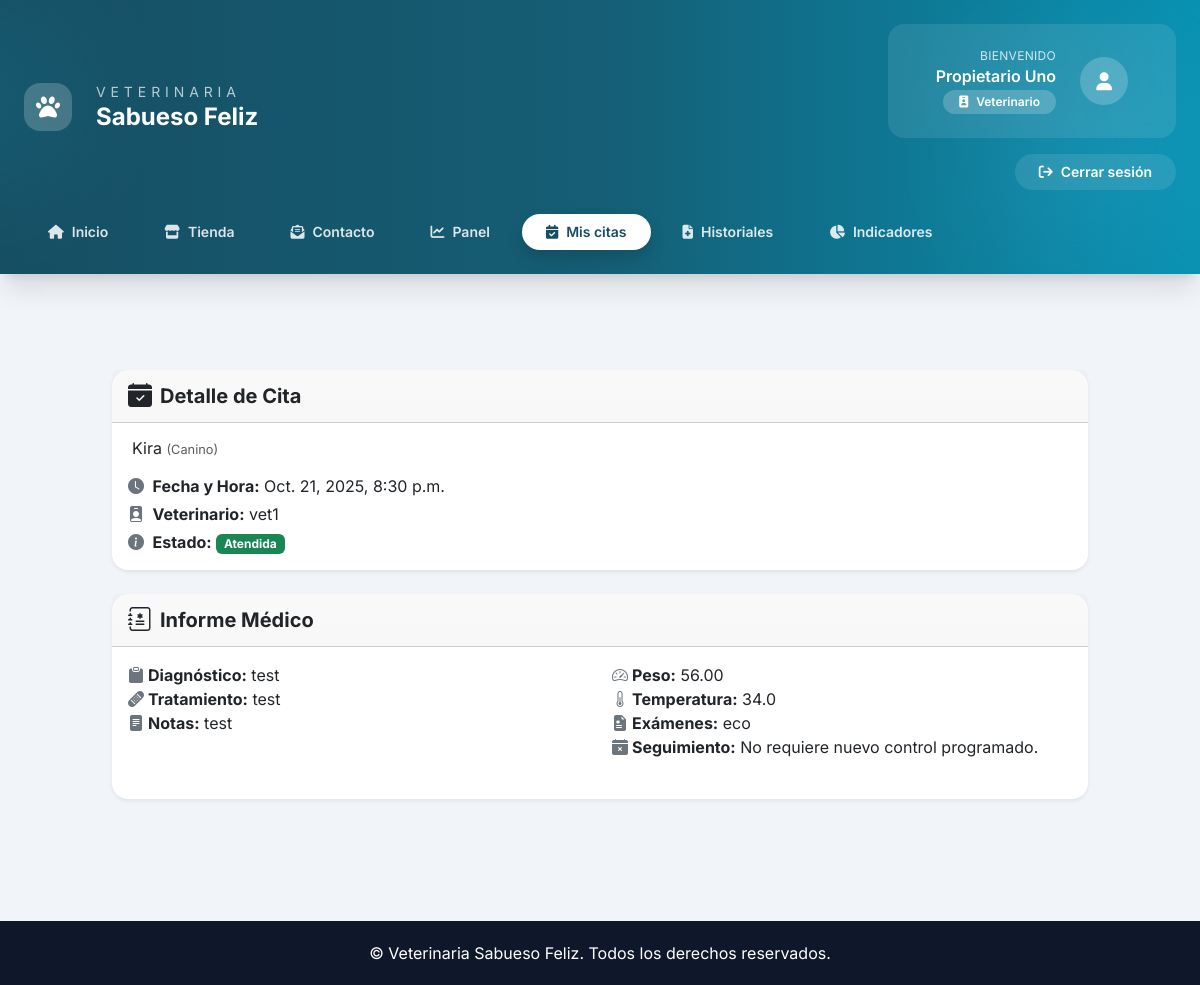
The page /cita/7/ (signed in) on the database its author committed.
### Core/models.py (models this page shows, shortened)
class User(AbstractUser):
    ROLES = (
        ("ADMIN", "Administrador"),
        ("VET", "Veterinario"),
        ("ADMIN_OP", "Administrativo"),
        ("OWNER", "Propietario"),
    )
    rol = models.CharField(max_length=20, choices=ROLES)
    telefono = models.CharField(max_length=20, blank=True)
    direccion = models.CharField(max_length=200, blank=True)
    activo = models.BooleanField(default=True)
    avatar = models.ImageField(upload_to="avatars/", blank=True, null=True)
    especialidad = models.CharField(max_length=100, blank=True)  # para veterinarios

class Cita(models.Model):
    ESTADOS = (
        ("pendiente", "Pendiente"),
        ("programada", "Programada"),
        ("atendida", "Atendida"),
        ("cancelada", "Cancelada"),
    )
    TIPOS = (
        ("consulta", "Consulta"),
        ("vacunacion", "Vacunación"),
        ("cirugia", "Cirugía"),
    )
    paciente = models.ForeignKey(Paciente, on_delete=models.CASCADE)
    veterinario = models.ForeignKey(
        User,
        limit_choices_to={"rol": "VET"},
        on_delete=models.SET_NULL,
        null=True,
        blank=True,
    )
    fecha_solicitada = models.DateField(default=timezone.now)
    fecha_hora = models.DateTimeField(blank=True, null=True)
    duracion = models.IntegerField(default=30)  # duración en minutos
    tipo = models.CharField(max_length=50, choices=TIPOS, default="consulta")
    estado = models.CharField(max_length=20, choices=ESTADOS, default="pendiente")
    notas = models.TextField(blank=True)

class Paciente(models.Model):
    nombre = models.CharField(max_length=100)
    especie = models.CharField(max_length=50)
    raza = models.CharField(max_length=50, blank=True)
    sexo = models.CharField(max_length=10)
    fecha_nacimiento = models.DateField()
    propietario = models.ForeignKey(Propietario, on_delete=models.CASCADE)
    vacunas = models.TextField(blank=True)
    alergias = models.TextField(blank=True)
    foto = models.ImageField(upload_to="pacientes/", blank=True, null=True)

class HistorialMedico(models.Model):
    paciente = models.ForeignKey(Paciente, on_delete=models.CASCADE)
    veterinario = models.ForeignKey(User, limit_choices_to={"rol": "VET"}, on_delete=models.SET_NULL, null=True)
    fecha = models.DateTimeField(auto_now_add=True)
    diagnostico = models.TextField()
    tratamiento = models.TextField()
    notas = models.TextField(blank=True)
    peso = models.DecimalField(max_digits=5, decimal_places=2, blank=True, null=True)
    temperatura = models.DecimalField(max_digits=4, decimal_places=1, blank=True, null=True)
    examenes = models.TextField(blank=True)
    imagenes = models.ImageField(upload_to="historial_medico/", blank=True, null=True)
    proximo_control = models.DateField(blank=True, null=True)
    sin_proximo_control = models.BooleanField(default=False)
    cita = models.OneToOneField(
        "Cita",
        on_delete=models.SET_NULL,
        null=True,
        blank=True,
        related_name="historial_medico",
    )

### Core/views.py (the view, shortened to what this page needs)
# urls.py: path('cita/<int:cita_id>/', views.detalle_cita, name='detalle_cita'),
@login_required
def detalle_cita(request, cita_id):
    cita = get_object_or_404(
        Cita.objects.select_related(
            "paciente",
            "paciente__propietario__user",
            "veterinario",
            "historial_medico",
        ),
        id=cita_id,
    )
    if request.user.rol == "OWNER" and cita.paciente.propietario.user != request.user:
        messages.error(request, "No tienes permiso para ver esta cita.")
        return redirect("dashboard")
    fecha_cita = cita.fecha_hora
    if fecha_cita:
        if timezone.is_aware(fecha_cita):
            fecha_cita = timezone.localtime(fecha_cita)
    else:
        fecha_cita = datetime.combine(cita.fecha_solicitada, time.min)
        if timezone.is_naive(fecha_cita):
            fecha_cita = timezone.make_aware(
                fecha_cita, timezone.get_current_timezone()
            )
    historial = getattr(cita, "historial_medico", None)
    informe_directo = bool(historial and getattr(historial, "cita_id", None) == cita.id)
    return render(
        request,
        "core/detalle_cita.html",
        {"cita": cita, "historial": historial, "informe_directo": informe_directo},
    )

### Core/templates/core/detalle_cita.html (shortened to what this page needs)
{% extends "core/base.html" %}
{% block content %}
<div class="container py-5">
    <div class="card mb-4 shadow-sm rounded-4 border-0" style="border-left: 6px solid #4e54c8;">
        <div class="card-header bg-gradient fw-bold d-flex align-items-center">
            <i class="bi bi-calendar-check-fill me-2 text-dark fs-4"></i>
            <span class="text-dark fs-5">Detalle de Cita</span>
        </div>
        <div class="card-body">
            <h5 class="card-title mb-3 text-dark">
                {{ cita.paciente.nombre }} <small class="text-muted">({{ cita.paciente.especie }})</small>
            </h5>
            <p class="mb-1 text-dark"><i class="bi bi-clock-fill me-1 text-secondary"></i> <strong>Fecha y Hora:</strong>
                {% if cita.fecha_hora %}
                    {{ cita.fecha_hora|date:"M. d, Y, g:i a" }}
                {% else %}
                    {{ cita.fecha_solicitada|date:"M. d, Y" }} (sin horario confirmado)
                {% endif %}
            </p>
            <p class="mb-1 text-dark"><i class="bi bi-person-badge-fill me-1 text-secondary"></i> <strong>Veterinario:</strong> {% if cita.veterinario %}{{ cita.veterinario.username }}{% else %}<span class="text-muted fst-italic">Sin asignar</span>{% endif %}</p>
            <p class="mb-0 text-dark"><i class="bi bi-info-circle-fill me-1 text-secondary"></i> <strong>Estado:</strong>
                {% if cita.estado == "atendida" %}
                    <span class="badge bg-success">{{ cita.estado|capfirst }}</span>
                {% elif cita.estado == "programada" %}
                    <span class="badge bg-warning text-dark">{{ cita.estado|capfirst }}</span>
                {% else %}
                    <span class="badge bg-secondary">{{ cita.estado|capfirst }}</span>
                {% endif %}
            </p>
        </div>
    </div>
    {% if historial %}
    <div class="card shadow-sm rounded-4 mb-4 border-0" style="border-left: 6px solid #34ace0;">
        <div class="card-header bg-gradient fw-bold d-flex align-items-center">
            <i class="bi bi-journal-medical me-2 text-dark fs-4"></i>
            <span class="text-dark fs-5">Informe Médico</span>
        </div>
        <div class="card-body">
            <div class="row mb-3">
                <div class="col-md-6 mb-2">
                    <p class="text-dark"><i class="bi bi-clipboard-fill me-1 text-secondary"></i><strong>Diagnóstico:</strong> {{ historial.diagnostico }}</p>
                    <p class="text-dark"><i class="bi bi-bandaid-fill me-1 text-secondary"></i><strong>Tratamiento:</strong> {{ historial.tratamiento }}</p>
                    <p class="text-dark"><i class="bi bi-file-text-fill me-1 text-secondary"></i><strong>Notas:</strong> {{ historial.notas|default:"-" }}</p>
                </div>
                <div class="col-md-6 mb-2">
                    <p class="text-dark"><i class="bi bi-speedometer2 me-1 text-secondary"></i><strong>Peso:</strong> {{ historial.peso|default:"-" }}</p>
                    <p class="text-dark"><i class="bi bi-thermometer-half me-1 text-secondary"></i><strong>Temperatura:</strong> {{ historial.temperatura|default:"-" }}</p>
                    <p class="text-dark"><i class="bi bi-file-earmark-medical-fill me-1 text-secondary"></i><strong>Exámenes:</strong> {{ historial.examenes|default:"-" }}</p>
                    {% if historial.sin_proximo_control %}
                    <p class="text-dark"><i class="bi bi-calendar-x-fill me-1 text-secondary"></i><strong>Seguimiento:</strong> No requiere nuevo control programado.</p>
                    {% elif historial.proximo_control %}
                    <p class="text-dark"><i class="bi bi-calendar2-check-fill me-1 text-secondary"></i><strong>Próximo control:</strong> {{ historial.proximo_control }}</p>
                    {% endif %}
                </div>
            </div>
        </div>
    </div>
    {% else %}
    <div class="alert alert-info rounded-4 d-flex align-items-center" role="alert">
        <i class="bi bi-exclamation-circle-fill me-2 fs-4 text-primary"></i>
        <div>Esta cita aún no ha sido atendida o no tiene informe médico registrado.</div>
    </div>
    {% endif %}
</div>
{% endblock %}

### Core/templates/core/partials/header.html (shortened to what this page needs)
{% with current=request.resolver_match.url_name %}
<header class="relative overflow-hidden bg-gradient-to-r from-cyan-900 via-cyan-800 to-cyan-600 text-white shadow-xl">
    <div class="pointer-events-none absolute inset-0 opacity-20">
        <div class="absolute -left-32 top-0 h-48 w-48 rounded-full bg-cyan-400/60 blur-3xl"></div>
        <div class="absolute right-0 top-10 h-56 w-56 rounded-full bg-sky-300/50 blur-3xl"></div>
    </div>
    <div class="relative z-10 max-w-7xl mx-auto px-4 sm:px-6 lg:px-8 py-6">
        <div class="flex flex-col gap-6">
            <div class="flex flex-col gap-4 lg:flex-row lg:items-center lg:justify-between">
                <div class="flex items-center gap-4">
                    <div class="flex h-12 w-12 items-center justify-center rounded-2xl bg-white/20">
                        <i class="fas fa-paw text-2xl"></i>
                    </div>
                    <div>
                        <p class="text-sm uppercase tracking-[0.35em] text-white/70">Veterinaria</p>
                        <a href="{% url 'landing' %}" class="text-2xl font-bold leading-tight text-white hover:text-cyan-100">
                            Sabueso Feliz
                        </a>
                    </div>
                </div>
                {% if request.user.is_authenticated %}
                    <div class="flex flex-col gap-3 text-white lg:items-end">
                        <div class="flex items-center gap-4 rounded-2xl bg-white/10 px-5 py-4 backdrop-blur">
                            <div class="text-right">
                                <p class="text-xs uppercase tracking-wide text-white/80">Bienvenido</p>
                                <p class="font-semibold">{{ request.user.get_full_name|default:request.user.username }}</p>
                                <span class="inline-flex items-center gap-2 rounded-full bg-white/20 px-3 py-1 text-xs font-semibold">
                                    <i class="fas fa-id-badge"></i>
                                    {{ request.user.get_rol_display }}
                                </span>
                            </div>
                            <div class="flex h-12 w-12 items-center justify-center rounded-full bg-white/20">
                                <i class="fas fa-user text-lg"></i>
                            </div>
                        </div>
                        <div class="flex flex-wrap items-center justify-end gap-2">
                            <a href="{% url 'logout' %}"
                               class="inline-flex items-center gap-2 rounded-full bg-white/10 px-4 py-2 text-sm font-semibold transition hover:bg-white/20">
                                <i class="fas fa-arrow-right-from-bracket"></i>
                                Cerrar sesión
                            </a>
                        </div>
                    </div>
                {% endif %}
            </div>
            <nav class="flex flex-wrap items-center gap-2">
                <a href="{% url 'landing' %}"
                   class="rounded-full px-4 py-2 text-sm font-semibold transition-colors {% if current == 'landing' %}bg-white text-cyan-900 shadow{% else %}text-white/85 hover:bg-white/10{% endif %}">
                    <i class="fas fa-home mr-2"></i>Inicio
                </a>
                <a href="{% url 'tienda' %}"
                   class="rounded-full px-4 py-2 text-sm font-semibold transition-colors {% if current == 'tienda' or current == 'detalle_producto' %}bg-white text-cyan-900 shadow{% else %}text-white/85 hover:bg-white/10{% endif %}">
                    <i class="fas fa-store mr-2"></i>Tienda
                </a>
                <a href="{% url 'contacto' %}"
                   class="rounded-full px-4 py-2 text-sm font-semibold transition-colors {% if current == 'contacto' %}bg-white text-cyan-900 shadow{% else %}text-white/85 hover:bg-white/10{% endif %}">
                    <i class="fas fa-envelope-open-text mr-2"></i>Contacto
                </a>
                {% if request.user.is_authenticated %}
                    <a href="{% url 'dashboard' %}"
                       class="rounded-full px-4 py-2 text-sm font-semibold transition-colors {% if current == 'dashboard' %}bg-white text-cyan-900 shadow{% else %}text-white/85 hover:bg-white/10{% endif %}">
                        <i class="fas fa-chart-line mr-2"></i>Panel
                    </a>
                    {% if request.user.rol == "ADMIN" %}
                        <a href="{% url 'dashboard_veterinarios' %}"
                           class="rounded-full px-4 py-2 text-sm font-semibold transition-colors {% if current == 'dashboard_veterinarios' %}bg-white text-cyan-900 shadow{% else %}text-white/85 hover:bg-white/10{% endif %}">
                            <i class="fas fa-user-md mr-2"></i>Equipo
                        </a>
                        <a href="{% url 'admin_productos_list' %}"
                           class="rounded-full px-4 py-2 text-sm font-semibold transition-colors {% if current == 'admin_productos_list' %}bg-white text-cyan-900 shadow{% else %}text-white/85 hover:bg-white/10{% endif %}">
                            <i class="fas fa-box-open mr-2"></i>Inventario
                        </a>
                    {% elif request.user.rol == "ADMIN_OP" %}
                        <a href="{% url 'dashboard_veterinarios' %}"
                           class="rounded-full px-4 py-2 text-sm font-semibold transition-colors {% if current == 'dashboard_veterinarios' %}bg-white text-cyan-900 shadow{% else %}text-white/85 hover:bg-white/10{% endif %}">
                            <i class="fas fa-user-md mr-2"></i>Equipo
                        </a>
                    {% elif request.user.rol == "VET" %}
                        <a href="{% url 'mis_citas' %}"
                           class="rounded-full px-4 py-2 text-sm font-semibold transition-colors {% if current == 'mis_citas' or current == 'detalle_cita' %}bg-white text-cyan-900 shadow{% else %}text-white/85 hover:bg-white/10{% endif %}">
                            <i class="fas fa-calendar-check mr-2"></i>Mis citas
                        </a>
                        <a href="{% url 'historial_medico_vet' %}"
                           class="rounded-full px-4 py-2 text-sm font-semibold transition-colors {% if current == 'historial_medico_vet' or current == 'detalle_historial' %}bg-white text-cyan-900 shadow{% else %}text-white/85 hover:bg-white/10{% endif %}">
                            <i class="fas fa-file-medical mr-2"></i>Historiales
                        </a>
                        <a href="{% url 'dashboard_veterinarios' %}"
                           class="rounded-full px-4 py-2 text-sm font-semibold transition-colors {% if current == 'dashboard_veterinarios' or current == 'dashboard_veterinarios_indicadores' %}bg-white text-cyan-900 shadow{% else %}text-white/85 hover:bg-white/10{% endif %}">
                            <i class="fas fa-chart-pie mr-2"></i>Indicadores
                        </a>
                    {% endif %}
                {% endif %}
            </nav>
        </div>
    </div>
</header>
{% endwith %}

### Core/templates/core/base.html (style rules this page uses)
body { font-family: 'Inter', sans-serif; background-color: #f5f7fa; }

### rows shown on the page
User: user.get_full_name "Propietario Uno", user.rol "Veterinario"
Cita: paciente.nombre "Kira", paciente.especie "Canino", fecha_hora "Oct. 21, 2025, 8:30 p.m.", veterinario.username "vet1", estado "Atendida"
HistorialMedico: diagnostico "test", tratamiento "test", notas "test", peso "56.00", temperatura "34.0", examenes "eco"
